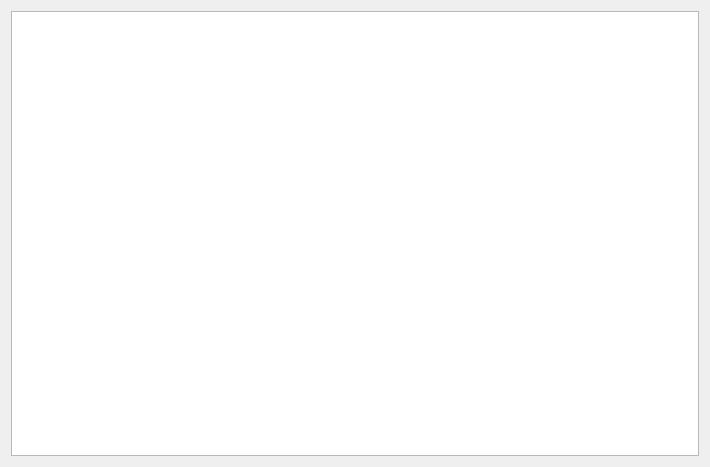
<?xml version="1.0" encoding="UTF-8"?>
<ui version="4.0">
 <class>ReadNotepad</class>
 <widget class="QDialog" name="ReadNotepad">
  <property name="geometry">
   <rect>
    <x>0</x>
    <y>0</y>
    <width>710</width>
    <height>467</height>
   </rect>
  </property>
  <property name="windowTitle">
   <string>Dialog</string>
  </property>
  <layout class="QGridLayout" name="gridLayout">
   <item row="0" column="0">
    <widget class="QPlainTextEdit" name="plainTextEdit">
     <property name="readOnly">
      <bool>true</bool>
     </property>
    </widget>
   </item>
  </layout>
 </widget>
 <resources/>
 <connections/>
</ui>
